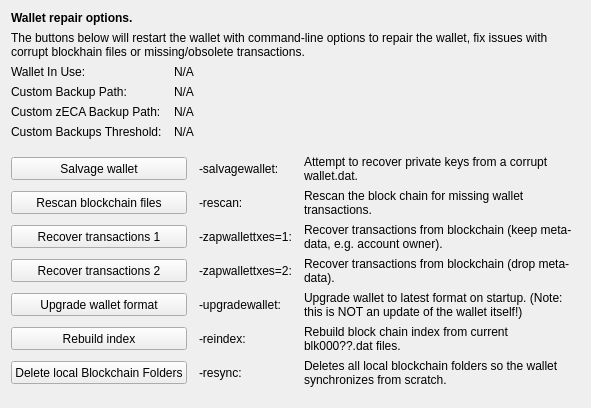
     <widget class="QWidget" name="tab_repair">
      <attribute name="title">
       <string>&amp;Wallet Repair</string>
      </attribute>
      <layout class="QGridLayout" name="gridLayout_4" columnstretch="0,0,0,0">
       <property name="horizontalSpacing">
        <number>12</number>
       </property>
       <item row="0" column="0" colspan="4">
        <widget class="QLabel" name="label_repair_header">
         <property name="font">
          <font>
           <weight>75</weight>
           <bold>true</bold>
          </font>
         </property>
         <property name="text">
          <string>Wallet repair options.</string>
         </property>
        </widget>
       </item>
       <item row="1" column="0" colspan="4">
        <widget class="QLabel" name="label_repair_helptext">
         <property name="font">
          <font>
           <weight>50</weight>
           <bold>false</bold>
          </font>
         </property>
         <property name="text">
          <string>The buttons below will restart the wallet with command-line options to repair the wallet, fix issues with corrupt blockhain files or missing/obsolete transactions.</string>
         </property>
         <property name="wordWrap">
          <bool>true</bool>
         </property>
        </widget>
       </item>
       <item row="2" column="0">
        <widget class="QLabel" name="wallet_path_label">
         <property name="text">
          <string>Wallet In Use:</string>
         </property>
        </widget>
       </item>
       <item row="2" column="1" colspan="3">
        <widget class="QLabel" name="wallet_path">
         <property name="cursor">
          <cursorShape>IBeamCursor</cursorShape>
         </property>
         <property name="text">
          <string>N/A</string>
         </property>
         <property name="textFormat">
          <enum>Qt::PlainText</enum>
         </property>
         <property name="textInteractionFlags">
          <set>Qt::LinksAccessibleByMouse|Qt::TextSelectableByKeyboard|Qt::TextSelectableByMouse</set>
         </property>
        </widget>
       </item>
       <item row="3" column="0">
        <widget class="QLabel" name="wallet_custombackuppath_label">
         <property name="visible">
          <bool>false</bool>
         </property>
         <property name="text">
          <string>Custom Backup Path:</string>
         </property>
        </widget>
       </item>
       <item row="3" column="1" colspan="3">
        <widget class="QLabel" name="wallet_custombackuppath">
         <property name="cursor">
          <cursorShape>IBeamCursor</cursorShape>
         </property>
         <property name="visible">
          <bool>false</bool>
         </property>
         <property name="text">
          <string>N/A</string>
         </property>
         <property name="textFormat">
          <enum>Qt::PlainText</enum>
         </property>
         <property name="textInteractionFlags">
          <set>Qt::LinksAccessibleByMouse|Qt::TextSelectableByKeyboard|Qt::TextSelectableByMouse</set>
         </property>
        </widget>
       </item>
       <item row="4" column="0">
        <widget class="QLabel" name="wallet_customzecabackuppath_label">
         <property name="visible">
          <bool>false</bool>
         </property>
         <property name="text">
          <string>Custom zECA Backup Path:</string>
         </property>
        </widget>
       </item>
       <item row="4" column="1" colspan="3">
        <widget class="QLabel" name="wallet_customzecabackuppath">
         <property name="cursor">
          <cursorShape>IBeamCursor</cursorShape>
         </property>
         <property name="visible">
          <bool>false</bool>
         </property>
         <property name="text">
          <string>N/A</string>
         </property>
         <property name="textFormat">
          <enum>Qt::PlainText</enum>
         </property>
         <property name="textInteractionFlags">
          <set>Qt::LinksAccessibleByMouse|Qt::TextSelectableByKeyboard|Qt::TextSelectableByMouse</set>
         </property>
        </widget>
       </item>
       <item row="5" column="0">
        <widget class="QLabel" name="wallet_custombackupthreshold_label">
         <property name="visible">
          <bool>false</bool>
         </property>
         <property name="text">
          <string>Custom Backups Threshold:</string>
         </property>
        </widget>
       </item>
       <item row="5" column="1" colspan="3">
        <widget class="QLabel" name="wallet_custombackupthreshold">
         <property name="cursor">
          <cursorShape>IBeamCursor</cursorShape>
         </property>
         <property name="visible">
          <bool>false</bool>
         </property>
         <property name="text">
          <string>N/A</string>
         </property>
         <property name="textFormat">
          <enum>Qt::PlainText</enum>
         </property>
         <property name="textInteractionFlags">
          <set>Qt::LinksAccessibleByMouse|Qt::TextSelectableByKeyboard|Qt::TextSelectableByMouse</set>
         </property>
        </widget>
       </item>
       <item row="6" column="0">
        <spacer name="verticalSpacer_repair1">
         <property name="orientation">
          <enum>Qt::Vertical</enum>
         </property>
         <property name="sizeHint" stdset="0">
          <size>
           <width>10</width>
           <height>10</height>
          </size>
         </property>
        </spacer>
       </item>
       <item row="7" column="0" colspan="2">
        <widget class="QPushButton" name="btn_salvagewallet">
         <property name="minimumSize">
          <size>
           <width>100</width>
           <height>23</height>
          </size>
         </property>
         <property name="text">
          <string>Salvage wallet</string>
         </property>
        </widget>
       </item>
       <item row="7" column="2">
        <widget class="QLabel" name="label_repair_salvage_command">
         <property name="text">
          <string notr="true">-salvagewallet:</string>
         </property>
        </widget>
       </item>
       <item row="7" column="3">
        <widget class="QLabel" name="label_repair_salvage">
         <property name="text">
          <string>Attempt to recover private keys from a corrupt wallet.dat.</string>
         </property>
         <property name="wordWrap">
          <bool>true</bool>
         </property>
        </widget>
       </item>
       <item row="8" column="0" colspan="2">
        <widget class="QPushButton" name="btn_rescan">
         <property name="minimumSize">
          <size>
           <width>100</width>
           <height>23</height>
          </size>
         </property>
         <property name="text">
          <string>Rescan blockchain files</string>
         </property>
        </widget>
       </item>
       <item row="8" column="2">
        <widget class="QLabel" name="label_repair_rescan_command">
         <property name="text">
          <string notr="true">-rescan:</string>
         </property>
        </widget>
       </item>
       <item row="8" column="3">
        <widget class="QLabel" name="label_repair_rescan">
         <property name="text">
          <string>Rescan the block chain for missing wallet transactions.</string>
         </property>
         <property name="wordWrap">
          <bool>true</bool>
         </property>
        </widget>
       </item>
       <item row="9" column="0" colspan="2">
        <widget class="QPushButton" name="btn_zapwallettxes1">
         <property name="minimumSize">
          <size>
           <width>100</width>
           <height>23</height>
          </size>
         </property>
         <property name="text">
          <string>Recover transactions 1</string>
         </property>
        </widget>
       </item>
       <item row="9" column="2">
        <widget class="QLabel" name="label_repair_zap1_command">
         <property name="text">
          <string notr="true">-zapwallettxes=1:</string>
         </property>
        </widget>
       </item>
       <item row="9" column="3">
        <widget class="QLabel" name="label_repair_zap1">
         <property name="text">
          <string>Recover transactions from blockchain (keep meta-data, e.g. account owner).</string>
         </property>
         <property name="wordWrap">
          <bool>true</bool>
         </property>
        </widget>
       </item>
       <item row="10" column="0" colspan="2">
        <widget class="QPushButton" name="btn_zapwallettxes2">
         <property name="minimumSize">
          <size>
           <width>100</width>
           <height>23</height>
          </size>
         </property>
         <property name="text">
          <string>Recover transactions 2</string>
         </property>
        </widget>
       </item>
       <item row="10" column="2">
        <widget class="QLabel" name="label_repair_zap2_command">
         <property name="text">
          <string notr="true">-zapwallettxes=2:</string>
         </property>
        </widget>
       </item>
       <item row="10" column="3">
        <widget class="QLabel" name="label_repair_zap2">
         <property name="text">
          <string>Recover transactions from blockchain (drop meta-data).</string>
         </property>
         <property name="wordWrap">
          <bool>true</bool>
         </property>
        </widget>
       </item>
       <item row="11" column="0" colspan="2">
        <widget class="QPushButton" name="btn_upgradewallet">
         <property name="minimumSize">
          <size>
           <width>100</width>
           <height>23</height>
          </size>
         </property>
         <property name="text">
          <string>Upgrade wallet format</string>
         </property>
        </widget>
       </item>
       <item row="11" column="2">
        <widget class="QLabel" name="label_repair_upgrade_command">
         <property name="text">
          <string notr="true">-upgradewallet:</string>
         </property>
        </widget>
       </item>
       <item row="11" column="3">
        <widget class="QLabel" name="label_repair_upgrade">
         <property name="text">
          <string>Upgrade wallet to latest format on startup. (Note: this is NOT an update of the wallet itself!)</string>
         </property>
         <property name="wordWrap">
          <bool>true</bool>
         </property>
        </widget>
       </item>
       <item row="12" column="0" colspan="2">
        <widget class="QPushButton" name="btn_reindex">
         <property name="minimumSize">
          <size>
           <width>100</width>
           <height>23</height>
          </size>
         </property>
         <property name="text">
          <string>Rebuild index</string>
         </property>
        </widget>
       </item>
       <item row="12" column="2">
        <widget class="QLabel" name="label_repair_reindex_command">
         <property name="text">
          <string notr="true">-reindex:</string>
         </property>
        </widget>
       </item>
       <item row="12" column="3">
        <widget class="QLabel" name="label_repair_reindex">
         <property name="text">
          <string>Rebuild block chain index from current blk000??.dat files.</string>
         </property>
         <property name="wordWrap">
          <bool>true</bool>
         </property>
        </widget>
       </item>
       <item row="13" column="0" colspan="2">
        <widget class="QPushButton" name="btn_resync">
         <property name="minimumSize">
          <size>
           <width>100</width>
           <height>23</height>
          </size>
         </property>
         <property name="text">
          <string>Delete local Blockchain Folders</string>
         </property>
        </widget>
       </item>
       <item row="13" column="2">
        <widget class="QLabel" name="label_repair_resync_command">
         <property name="text">
          <string>-resync:</string>
         </property>
        </widget>
       </item>
       <item row="13" column="3">
        <widget class="QLabel" name="label_repair_resync">
         <property name="text">
          <string>Deletes all local blockchain folders so the wallet synchronizes from scratch.</string>
         </property>
         <property name="wordWrap">
          <bool>true</bool>
         </property>
        </widget>
       </item>
       <item row="14" column="0">
        <spacer name="verticalSpacer_repair2">
         <property name="orientation">
          <enum>Qt::Vertical</enum>
         </property>
         <property name="sizeHint" stdset="0">
          <size>
           <width>20</width>
           <height>10</height>
          </size>
         </property>
        </spacer>
       </item>
      </layout>
     </widget>
